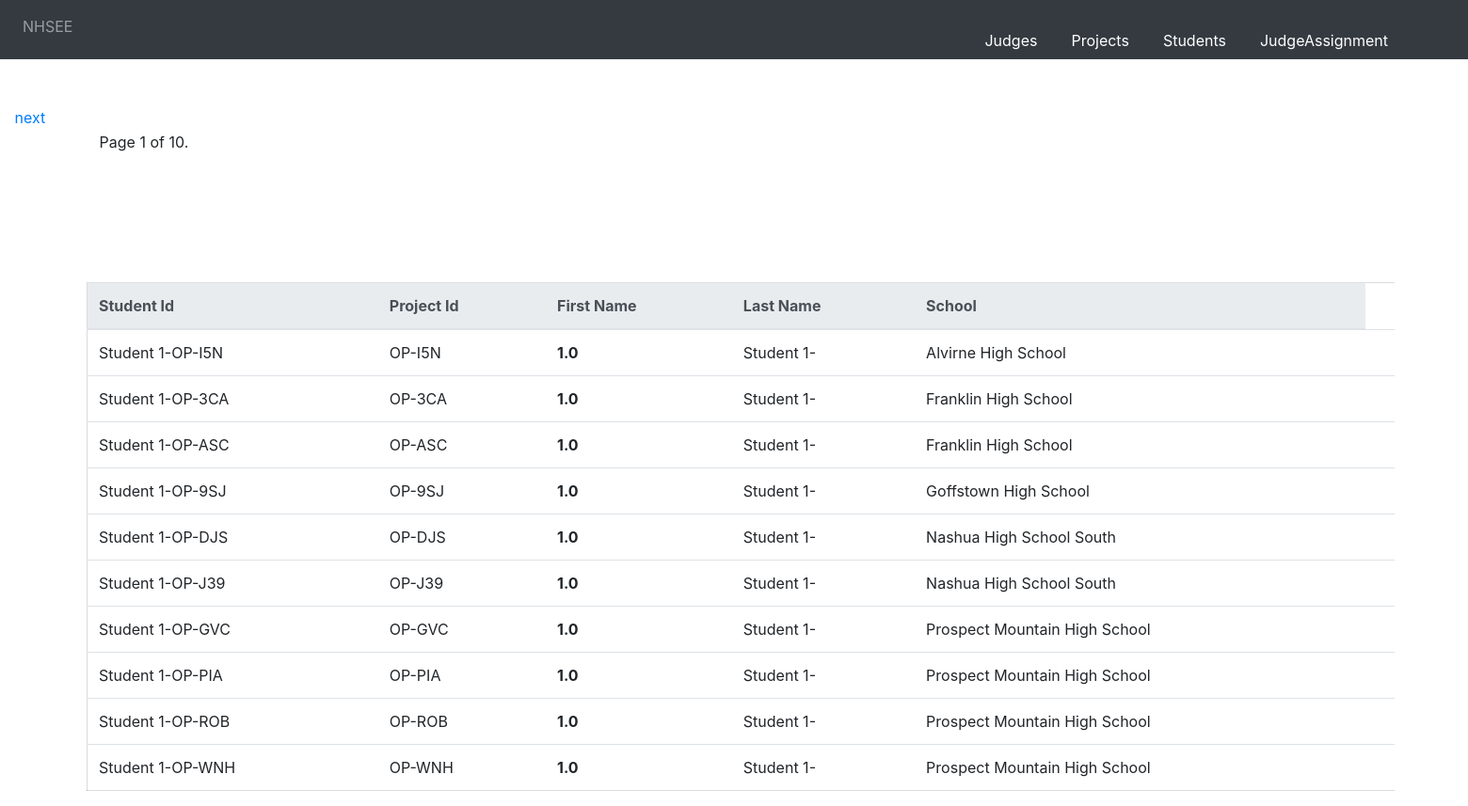
The page /students/ on the database its author committed.
### nhsee/models/student_model.py (models this page shows, shortened)
class student(Model):
        id=models.CharField(max_length=100 , primary_key=True,blank=False, unique=True)
        firstname=models.CharField(max_length=100)
        lastname=models.CharField(max_length=100)
        school=models.CharField(max_length=100)
        project_id=models.ForeignKey(project, on_delete=models.CASCADE)
        class Meta:
            db_table = "nhsee_student"

### nhsee/views/student_views.py (the view, shortened to what this page needs)
# urls.py: path(r'students/',student_views.studentlisting),
def studentlisting(request):
    if 'deletestudents' in request.POST:
        deleterequest=request.GET.get('delete')
        print("innnnnnnnnnnnnnnnnnnnnnnnnnnnnn")
        student.objects.all().delete()
    studentl = student.objects.all()
    studentslist=[]
    for students in studentl:
        studentslist.append({"first_name":students.firstname,"last_name":students.lastname,"project_id":students.project_id_id,"school":students.school,"student_id":students.id})
    print(studentslist)
    paginator_projects = Paginator(studentslist, 10)
    page = request.GET.get('page')
    contacts = paginator_projects.get_page(page)
    print(contacts)
    return render(request,'students_template/liststudents.html',{"studentjson":contacts})

### templates/students_template/liststudents.html (shortened to what this page needs)
{% extends 'base.html' %}
{% block content %}
 <!DOCTYPE html>
<html lang="en">
<head>
  {% load staticfiles %}
  <link  rel="stylesheet" href="{% static "css/bootstrap.min.css" %}" />
</head>
{% include 'students_template/studentsform.html' %}
 <div class="pagination">
    <span class="step-links">
        <div class="currentd">
        <span class="current">
            Page {{ studentjson.number }} of {{ studentjson.paginator.num_pages }}.
        </span></div>
        {% if studentjson.has_next %}
        <div class="first">
            <a href="?page={{ studentjson.next_page_number }}">next</a></div>
        {% endif %}
    </span>
</div>
<div class="table-class">
<table class="table">
  <thead class="thead-light">
    <tr>
      <th scope="col">Student Id</th>
      <th scope="col">Project Id</th>
      <th scope="col">First Name</th>
      <th scope="col">Last Name</th>
      <th scope="col">School</th>
    </tr>
  </thead>
    <tbody>
    {% if studentjson %}
        {% for students in studentjson %}
        <tr>
            <td>{{ students.student_id }}</td>
            <td>{{ students.project_id }}</td>
            <td><strong>{{ students.first_name }}</strong></td>
            <td>{{ students.last_name }}</td>
            <td>{{ students.school }}</td>
            <td>
            </td>
        </tr>
        {% endfor %}
    {% else %}
      <div class="heading"><h2>No Students Available<h2></div>
    {% endif %}
    </tbody>
    </table>
    </div>
</html>
{% endblock %}

### templates/students_template/liststudents.html (style rules this page uses)
.table { width:96%; margin: 9% 0% 10% 1%; border:1px solid #55556636; }
.table-class { overflow: scroll; margin-left:5%; margin-right:5%; margin-top:0%; }
.pagination { margin-left: 1%; margin-right: 0%; margin-top: 0%; }
.first { position:absolute; margin: 0px 0px 0px 0px; }
.currentd { position:absolute; margin: 26px 0px 0px 90px; }
.table .thead-light th { text-align="center" }

### rows shown on the page
student: student_id "Student 1-OP-I5N", project_id "OP-I5N", first_name "1.0", last_name "Student 1-", school "Alvirne High School"
student: student_id "Student 1-OP-3CA", project_id "OP-3CA", first_name "1.0", last_name "Student 1-", school "Franklin High School"
student: student_id "Student 1-OP-ASC", project_id "OP-ASC", first_name "1.0", last_name "Student 1-", school "Franklin High School"
student: student_id "Student 1-OP-9SJ", project_id "OP-9SJ", first_name "1.0", last_name "Student 1-", school "Goffstown High School"
student: student_id "Student 1-OP-DJS", project_id "OP-DJS", first_name "1.0", last_name "Student 1-", school "Nashua High School South"
student: student_id "Student 1-OP-J39", project_id "OP-J39", first_name "1.0", last_name "Student 1-", school "Nashua High School South"
student: student_id "Student 1-OP-GVC", project_id "OP-GVC", first_name "1.0", last_name "Student 1-", school "Prospect Mountain High School"
student: student_id "Student 1-OP-PIA", project_id "OP-PIA", first_name "1.0", last_name "Student 1-", school "Prospect Mountain High School"
student: student_id "Student 1-OP-ROB", project_id "OP-ROB", first_name "1.0", last_name "Student 1-", school "Prospect Mountain High School"
student: student_id "Student 1-OP-WNH", project_id "OP-WNH", first_name "1.0", last_name "Student 1-", school "Prospect Mountain High School"

### other values the page prints
{{ studentjson.number }} "1"
{{ studentjson.paginator.num_pages }} "10"
